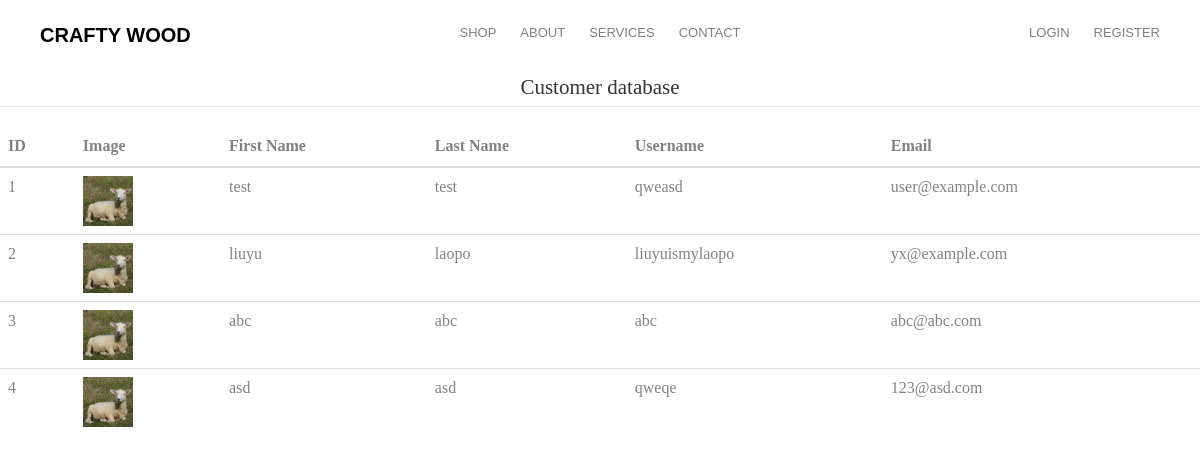
The app's page /admin/customer_database, older data.
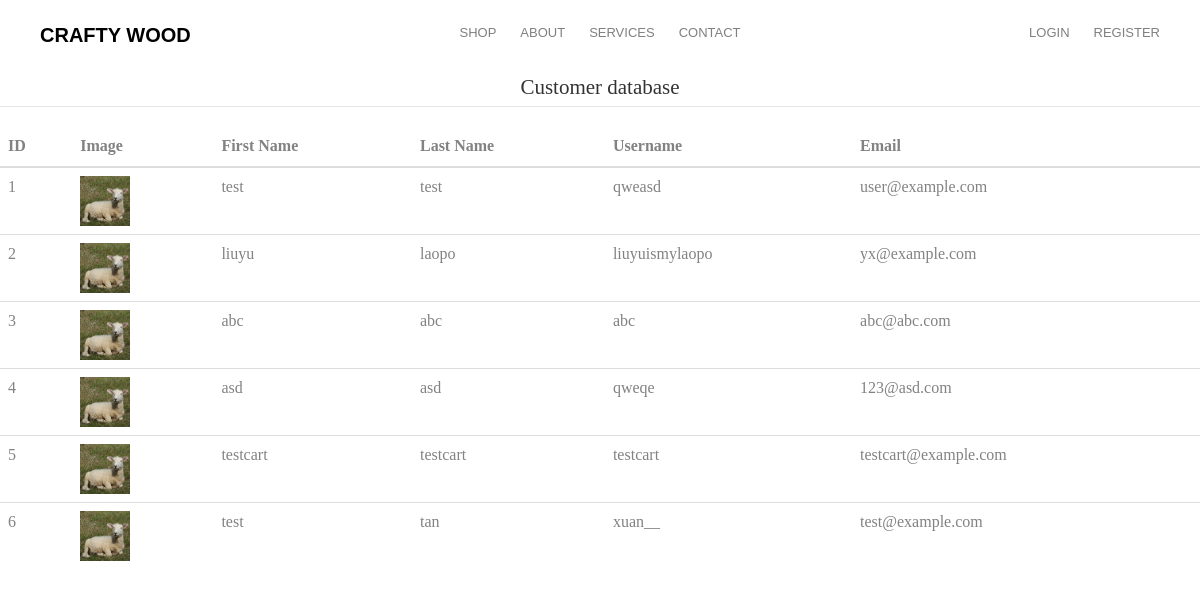
The same page, newer data.
### ecommercesite/database.py (models this page shows, shortened)
class User(db.Model, UserMixin):
    __tablename__ = 'user'
    id = db.Column(db.Integer, primary_key=True)
    type = db.Column(db.String(20))
    first_name = db.Column(db.String(30), nullable=False)
    last_name = db.Column(db.String(30), nullable=False)
    username = db.Column(db.String(30), nullable=False, unique=True)
    email = db.Column(db.String(100), nullable=False, unique=True)
    password = db.Column(db.String(60), nullable=False)
    role = db.Column(db.String(10), nullable=False, default='user')
    image_file = db.Column(db.String(20), nullable=False, default='defaultpfp.jpg')
    __mapper_args__ = {
        'polymorphic_on':type,
        'polymorphic_identity':'user'
    }

class Staff(User):
    pass
    __mapper_args__ = {
        'polymorphic_identity':'staff'
    }

### ecommercesite/routes.py (the view)
@app.route('/admin/customer_database')
def customer_database():
    users = Users.query.all()
    return render_template('admin/customer_database.html', users=users)

### ecommercesite/templates/admin/customer_database.html
{% extends 'layout.html' %}
{% block content %}
<table class="table tbale-sm">
    <legend class='text-center'> Customer database </legend>
    <thead>
        <th>ID</th>
        <th>Image</th>
        <th>First Name</th>
        <th>Last Name</th>
        <th>Username</th>
        <th>Email</th>
    </thead>
    <tbody>
      {% for user in users %}
      <tr>
        <td>{{loop.index}}</td>
        <td> <img src="{{url_for('static',filename='profile_pics/' + user.image_file)}}" alt="{{user.username}}" width="50" height="50"></td>
        <td>{{ user.first_name}}</td>
        <td>{{ user.last_name}}</td>
        <td>{{ user.username }}</td>
        <td>{{ user.email }}</td>
      </tr>
      {% endfor %}
    </tbody>
</table>
{% endblock content %}

Row changes from the older to the newer data that the page shows:
added Staff: image_file (placeholder picture), first_name "testcart", last_name "testcart", username "testcart", email "testcart@example.com"
added Staff: image_file (placeholder picture), first_name "test", last_name "tan", username "xuan__", email "test@example.com"
